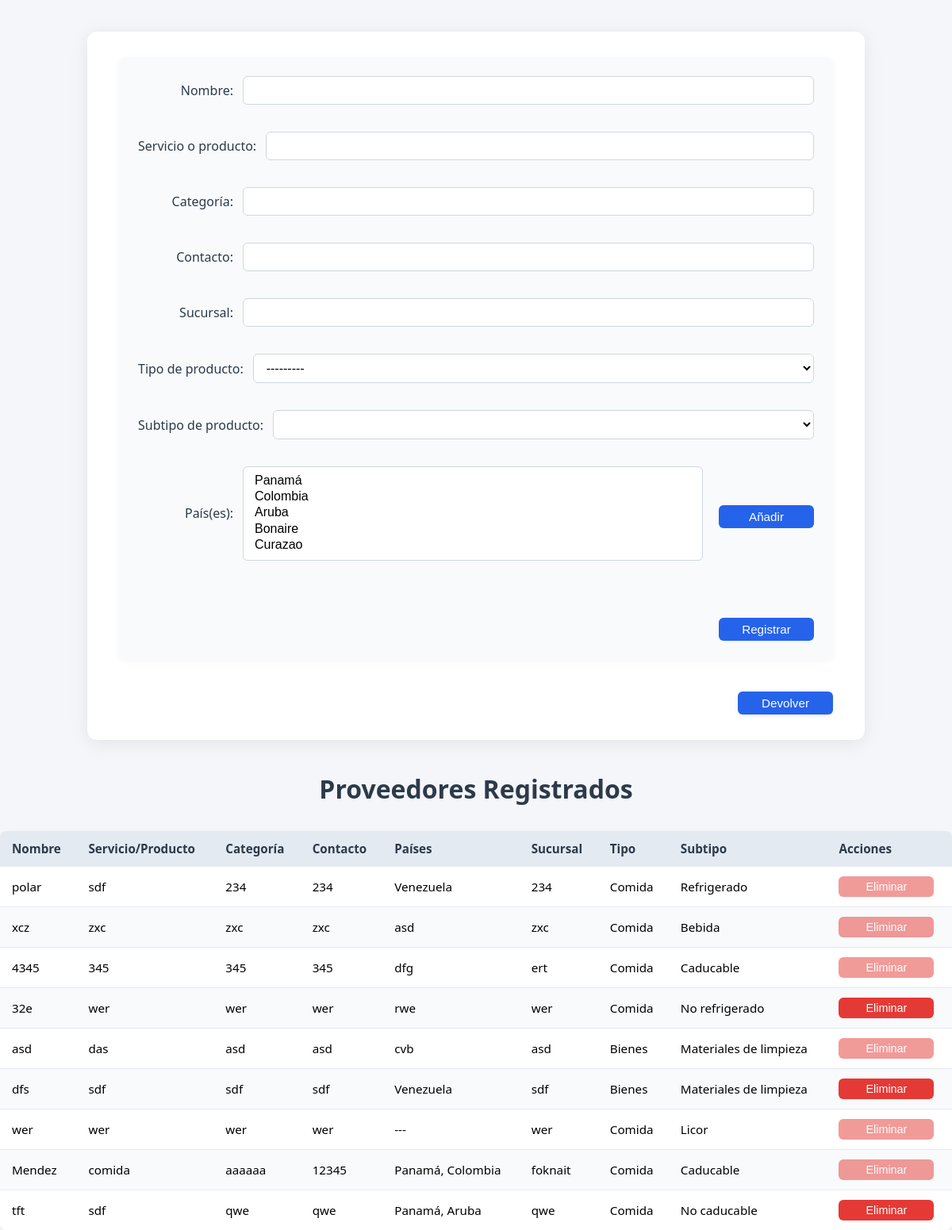
/proveedores/, run on an earlier commit of the app's database.
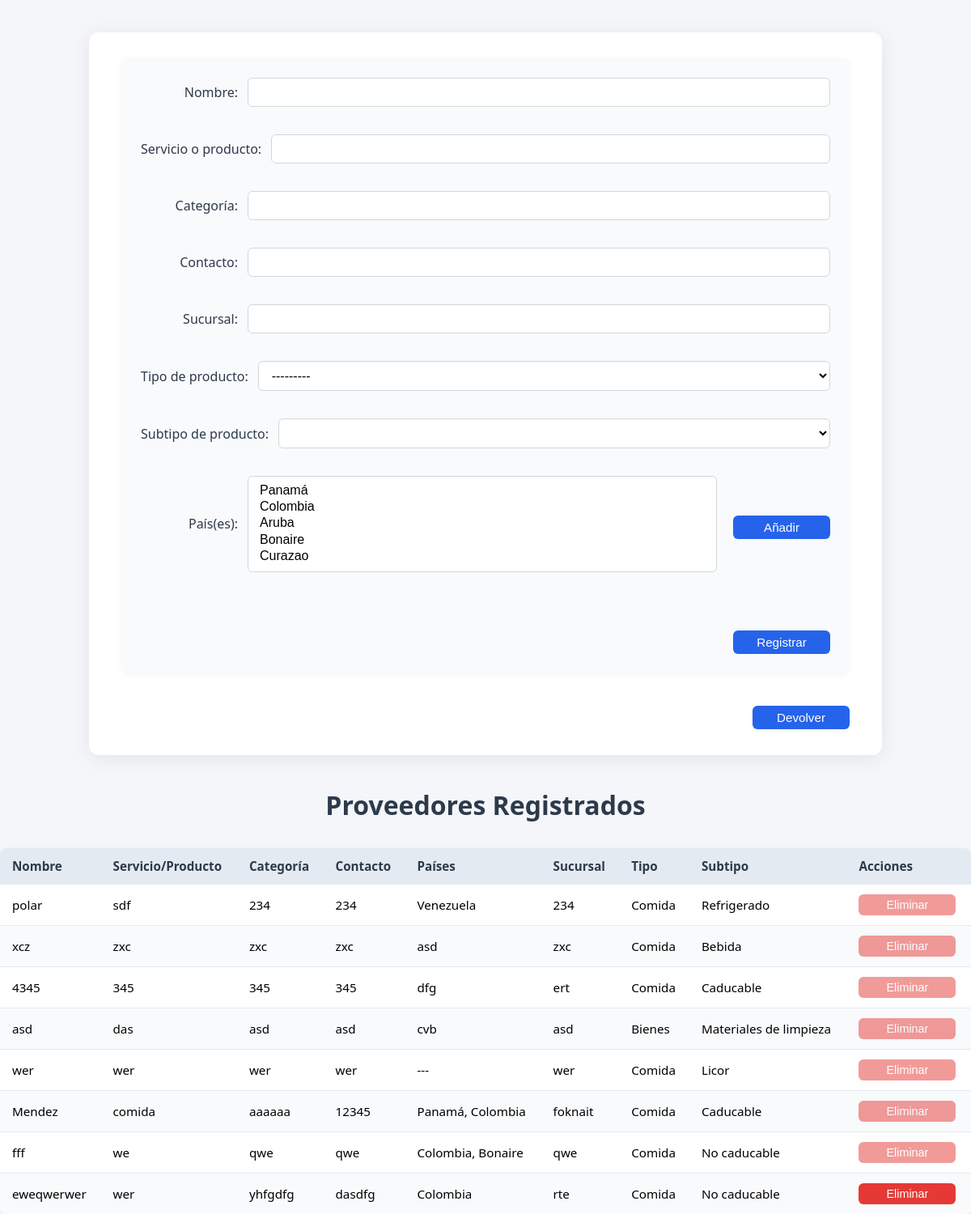
And on a later commit of the database.
### compras/models.py (models this page shows)
class Proveedores(models.Model):
    paises= [
    ]
    TIPO_CHOICES = [
        ('COMIDA', 'Comida'),
        ('BIENES', 'Bienes'),
    ]
    SUBTIPO_CHOICES = [
        ('CADUCABLE', 'Caducable'),
        ('NO_CADUCABLE', 'No caducable'),
        ('REFRIGERADO', 'Refrigerado'),
        ('NO_REFRIGERADO', 'No refrigerado'),
        ('BEBIDA', 'Bebida'),
        ('LICOR', 'Licor'),
        ('REPUESTOS', 'Repuestos'),
        ('LIMPIEZA', 'Materiales de limpieza'),
        ('MEDICOS', 'Materiales médicos'),
        ('ACTIVOS', 'Bienes activos'),
    ]
    name = models.CharField(max_length=100)
    service_or_product = models.CharField(max_length=100)
    categorie = models.CharField(max_length=100)
    contact = models.CharField(max_length=100)
    countries = models.ManyToManyField(Paises)
    sucursal = models.CharField(max_length=100)
    tipo = models.CharField(max_length=20, choices=TIPO_CHOICES, default='BIENES')
    subtipo = models.CharField(max_length=20, choices=SUBTIPO_CHOICES, blank=True, null=True)

class Paises(models.Model):
    nombre = models.CharField(max_length=100)

### compras/views.py (the view)
# urls.py: path('proveedores/', proveedores_view, name='proveedores'),
@csrf_protect
def proveedores_view(request):
    import json
    from .models import ProveedorMaterial, Material, Paises, CompraLote
    SUBTIPOS_POR_TIPO = {
        'COMIDA': [
            ('CADUCABLE', 'Caducable'),
            ('NO_CADUCABLE', 'No caducable'),
            ('REFRIGERADO', 'Refrigerado'),
            ('NO_REFRIGERADO', 'No refrigerado'),
            ('BEBIDA', 'Bebida'),
            ('LICOR', 'Licor'),
        ],
        'BIENES': [
            ('REPUESTOS', 'Repuestos'),
            ('LIMPIEZA', 'Materiales de limpieza'),
            ('MEDICOS', 'Materiales médicos'),
            ('ACTIVOS', 'Bienes activos'),
        ]
    }
    tipo_seleccionado = None
    if request.method == 'POST':
        tipo_seleccionado = request.POST.get('tipo', None)
        form = ProveedorForm(request.POST)
        paises_json = request.POST.get('paises_json', '[]')
        if paises_json.strip() == '':
            paises_nombres = []
        else:
            paises_nombres = json.loads(paises_json)
        if request.POST.get('action') == 'Registrar':
            if form.is_valid():
                proveedor = form.save(commit=False)
                proveedor.save()
                paises_objs = [Paises.objects.get_or_create(nombre=nombre)[0] for nombre in paises_nombres]
                proveedor.countries.set(paises_objs)
                return redirect('proveedores')
    else:
        form = ProveedorForm()
    proveedores = Proveedores.objects.all()
    proveedores_bloqueados = set(CompraLote.objects.values_list('proveedor_id', flat=True))
    return render(request, 'proveedores.html', {
        'form': form,
        'proveedores': proveedores,
        'SUBTIPOS_POR_TIPO': SUBTIPOS_POR_TIPO,
        'tipo_seleccionado': tipo_seleccionado,
        'proveedores_bloqueados': proveedores_bloqueados,
    })

### compras/forms.py
class ProveedorForm(forms.ModelForm):
    class Meta:
        model = Proveedores
        fields = ['name', 'service_or_product', 'categorie', 'contact', 'sucursal', 'tipo', 'subtipo']

### compras/templates/proveedores.html (shortened to what this page needs)
{% load static %}
{% load get_item %}
<!DOCTYPE html>
<html lang="es">
<head>
    <link rel="stylesheet" href="{% static 'styles/styles_compras.css' %}">
    <link rel="stylesheet" href="{% static 'styles/proveedores.css' %}">
    <div class="container-proveedores">
        <form method="post" id="proveedor-form">
            <div class="form-row">
                <label for="id_name">Nombre:</label>
                {{ form.name }}
            </div>
            <div class="form-row">
                <label for="id_service_or_product">Servicio o producto:</label>
                {{ form.service_or_product }}
            </div>
            <div class="form-row">
                <label for="id_categorie">Categoría:</label>
                {{ form.categorie }}
            </div>
            <div class="form-row">
                <label for="id_contact">Contacto:</label>
                {{ form.contact }}
            </div>
            <div class="form-row">
                <label for="id_sucursal">Sucursal:</label>
                {{ form.sucursal }}
            </div>
            <div class="form-row">
                <label for="id_tipo">Tipo de producto:</label>
                <select name="tipo" id="id_tipo">
                    <option value="">---------</option>
                </select>
            </div>
            <div class="form-row">
                <label for="id_subtipo">Subtipo de producto:</label>
                <select name="subtipo" id="id_subtipo">
                </select>
            </div>
            <div class="form-row">
                <label for="pais-select">País(es):</label>
                <select id="pais-select" multiple size="5">
                    <option value="Panamá">Panamá</option>
                    <option value="Colombia">Colombia</option>
                    <option value="Aruba">Aruba</option>
                    <option value="Bonaire">Bonaire</option>
                    <option value="Curazao">Curazao</option>
                </select>
                <button type="button" onclick="addPaisesSeleccionados()">Añadir</button>
            </div>
            <button type="submit" name="action" value="Registrar">Registrar</button>
        </form>
        <div style="display: flex; justify-content: flex-end; margin-bottom: 0;">
            <button type="button" onclick="window.location.href='{% url 'dashboard' %}'" class="btn-devolver">Devolver</button>
        </div>
    </div>
    <h2>Proveedores Registrados</h2>
    <table>
        <thead>
            <tr>
                <th>Nombre</th>
                <th>Servicio/Producto</th>
                <th>Categoría</th>
                <th>Contacto</th>
                <th>Países</th>
                <th>Sucursal</th>
                <th>Tipo</th>
                <th>Subtipo</th>
                <th>Acciones</th>
            </tr>
        </thead>
    <tbody id="proveedores-table-body">
            {% for proveedor in proveedores %}
            <tr>
                <td>{{ proveedor.name }}</td>
                <td>{{ proveedor.service_or_product }}</td>
                <td>{{ proveedor.categorie }}</td>
                <td>{{ proveedor.contact }}</td>
                <td>
                    {% with paises=proveedor.countries.all %}
                        {% if paises|length > 0 %}
                            {% for pais in paises %}
                                {{ pais.nombre|default:'---' }}{% if not forloop.last %}, {% endif %}
                            {% endfor %}
                        {% else %}
                            ---
                        {% endif %}
                    {% endwith %}
                </td>
                <td>{{ proveedor.sucursal }}</td>
                <td>{{ proveedor.get_tipo_display }}</td>
                <td>{{ proveedor.get_subtipo_display }}</td>
                <td>
                    <form method="post" action="{% url 'eliminar_proveedor' %}" style="display:inline;">
                        <button type="submit" {% if proveedor.id in proveedores_bloqueados %}disabled style="opacity:0.5;cursor:not-allowed;" title="No se puede eliminar: asignado a una orden de compra"{% endif %}>Eliminar</button>
                    </form>
                </td>
            </tr>
            {% endfor %}
        </tbody>
    </table>
</body>
</html>

### compras/static/styles/proveedores.css (style rules this page uses)
.container-proveedores { max-width: 900px; margin: 40px auto; background: #fff; border-radius: 12px; box-shadow: 0 4px 24px rgba(0,0,0,0.08); padding: 32px 40px; }
h2 { text-align: center; font-size: 2rem; color: #2d3a4a; margin-bottom: 24px; font-weight: 600; }
form#proveedor-form { display: flex; flex-direction: column; gap: 20px; background: #f8fafc; border-radius: 8px; padding: 24px; box-shadow: 0 2px 8px rgba(0,0,0,0.04); margin-bottom: 32px; }
.form-row { display: flex; align-items: center; gap: 12px; margin-bottom: 14px; }
.form-row label { min-width: 120px; font-weight: 500; color: #2d3a4a; margin-bottom: 0; text-align: right; }
.form-row input[type="text"], .form-row input[type="number"], .form-row select { flex: 1 1 220px; padding: 8px 12px; border: 1px solid #cfd8dc; border-radius: 6px; font-size: 1rem; background: #fff; box-sizing: border-box; }
.form-row button[type="button"] { margin-left: 8px; }
form label { font-weight: 500; color: #2d3a4a; margin-bottom: 8px; display: block; }
input[type="text"], select { width: 100%; padding: 10px 12px; border: 1px solid #cfd8dc; border-radius: 6px; font-size: 1rem; background: #fff; box-sizing: border-box; }
button[type="submit"], button[type="button"], .btn-devolver { background: #2563eb; color: #fff; border: none; border-radius: 6px; padding: 6px 14px; font-size: 0.95rem; cursor: pointer; transition: background 0.2s; margin-top: 8px; width: 120px; display: block; margin-left: auto; margin-right: 0; }
form#proveedor-form button[type="submit"] { padding: 8px 18px; padding: 6px 14px; font-size: 0.95rem; width: auto; width: 120px; display: block; margin-left: auto; margin-right: 0; width: 120px; display: block; margin-left: auto; margin-right: 0; }
form[action] button[type="submit"] { padding: 5px 12px; font-size: 0.9rem; background: #e53935; color: #fff; border-radius: 6px; margin: 0; transition: background 0.2s; }
table { width: 100%; border-collapse: collapse; background: #fff; border-radius: 8px; box-shadow: 0 2px 8px rgba(0,0,0,0.04); overflow: hidden; margin-top: 32px; }
th, td { padding: 12px 15px; text-align: left; border-bottom: 1px solid #e3eaf2; font-size: 0.95rem; }
th { background: #e3eaf2; color: #2d3a4a; font-weight: 600; }
tr:nth-child(even) { background: #f8fafc; }
tr:last-child td { border-bottom: none; }
.btn-devolver { background: #607d8b; color: #fff; border-radius: 6px; padding: 10px 20px; font-size: 1rem; font-weight: 500; box-shadow: 0 2px 8px rgba(0,0,0,0.04); margin-top: 20px; align-self: flex-end; }

What changed in the data, as far as the page shows it:
removed Proveedores: name "32e", service_or_product "wer", categorie "wer", contact "wer", sucursal "wer", tipo "Comida", subtipo "No refrigerado"
no longer on this page (row unchanged): Paises: nombre "rwe", shown under "32e"
removed Proveedores: name "dfs", service_or_product "sdf", categorie "sdf", contact "sdf", sucursal "sdf", tipo "Bienes", subtipo "Materiales de limpieza", Paises (nombre "Venezuela")
removed Proveedores: name "tft", service_or_product "sdf", categorie "qwe", contact "qwe", sucursal "qwe", tipo "Comida", subtipo "No caducable", Paises (nombre "Panamá")
no longer on this page (row unchanged): Paises: nombre "Aruba", shown under "tft"
added Proveedores: name "fff", service_or_product "we", categorie "qwe", contact "qwe", sucursal "qwe", tipo "Comida", subtipo "No caducable", Paises (nombre "Colombia")
added Paises: nombre "Bonaire", shown under "fff"
added Proveedores: name "eweqwerwer", service_or_product "wer", categorie "yhfgdfg", contact "dasdfg", sucursal "rte", tipo "Comida", subtipo "No caducable", Paises (nombre "Colombia")
